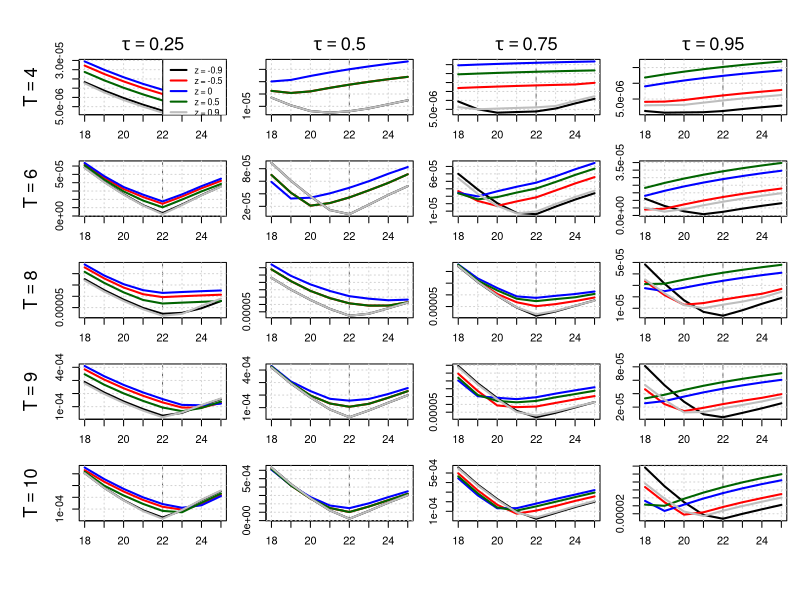

Recreate this plot in R.
# ---------------------------------------------------------------------------
# Figure 2 — Quantile-Based Peak Estimation with Shifted Laplace Noise
# Author: Said Maanan | Date: 2025-06-19
# ---------------------------------------------------------------------------

# ----------------- Distribution & Noise Utilities --------------------------
rlaplace <- function(n, location = 0, scale = 1) {
  u <- runif(n, -0.5, 0.5)
  location - scale * sign(u) * log(1 - 2 * abs(u))
}

qlaplace <- function(tau, scale = 1) {
  if (tau < 0.5) scale * log(2 * tau) else -scale * log(2 * (1 - tau))
}

shifted_laplace <- function(n, tau, scale = 1) {
  rlaplace(n, scale = scale) - qlaplace(tau, scale)
}

# asy_laplace_variance <- function(tau, z) {
#   mu <- tau / (1 + z) - (1 - tau) / (1 - z)
#   ex2 <- 2 * tau / (1 + z)^2 + 2 * (1 - tau) / (1 - z)^2
#   ex2 - mu^2
# }

asy_laplace_variance <- function(tau, z) {
  mean_U <- (1 - tau) / (1 - z) - tau / (1 + z)
  ex2 <- (tau / (1 + z)^2) + ((1 - tau) / (1 - z)^2)
  ex2 - 0.25 * mean_U^2
}


# ----------------- Model Estimation Core --------------------------
quantile_loss <- function(u, tau) u * (tau - (u < 0))

med_weighted_tau <- function(I, l, s, tau) {
  T <- length(I)
  x <- I * exp(((1:T) - l)^2 / s^2)
  w <- exp(-((1:T) - l)^2 / s^2)
  o <- order(x)
  k <- min(which(cumsum(w[o]) >= tau * sum(w)))
  x[o][k]
}

compute_a <- function(I, l, s, tau) med_weighted_tau(I, l, s, tau)

objective_function <- function(I, a, l, s, tau) {
  t <- seq_along(I)
  fitted <- a * exp(-((t - l)^2) / s^2)
  mean(quantile_loss(I - fitted, tau))
}

search_best_s <- function(I, l, tau) {
  optimize(function(s) objective_function(I, compute_a(I, l, s, tau), l, s, tau),
           interval = c(1, 20), tol = 1e-4)$minimum
}

# ----------------- Simulation Wrapper --------------------------
simulate_shifted_laplace_objective <- function(T, A, L, S, tau, z, snr, seed = NULL) {
  if (!is.null(seed)) set.seed(seed)
  signal <- A * exp(-((1:T) - L)^2 / S^2)
  b <- sqrt((A / snr)^2 / asy_laplace_variance(tau, z))
  noise <- shifted_laplace(T, tau, scale = b)
  I <- signal + noise
  
  l_grid <- 18:25
  data.frame(
    l = l_grid,
    loss = sapply(l_grid, function(l) {
      s <- search_best_s(I, l, tau)
      a <- compute_a(I, l, s, tau)
      objective_function(I, a, l, s, tau)
    }),
    T = T, z = z
  )
}

# ----------------- Main Execution Loop --------------------------
A_true <- 1
L_true <- 22
S_true <- 10
snr <- 1000
seed <- 280
T_vals <- c(4, 6, 8, 9, 10)
z_vals <- c(-0.9, -0.5, 0, 0.5, 0.9)

results_all <- do.call(rbind, lapply(c(0.25, 0.5, 0.75, 0.95), function(tau_val) {
  do.call(rbind, lapply(z_vals, function(z) {
    do.call(rbind, lapply(T_vals, function(T) {
      simulate_shifted_laplace_objective(T, A_true, L_true, S_true, tau_val, z, snr, seed)
    })) -> res_z
    res_z$z <- z
    res_z$tau <- tau_val
    res_z
  }))
}))


# ----------------- Combined Plotting for All Tau and T --------------------------
plot_shifted_all_tau_T <- function(results_all, L_true) {
  Ts <- sort(unique(results_all$T))
  taus <- sort(unique(results_all$tau))
  z_vals <- sort(unique(results_all$z))
  colors <- c("black", "red", "blue", "darkgreen", "grey")
  nrow <- length(Ts)
  ncol <- length(taus)
  
  pdf(file = "figure2_shifted_laplace_all_tau_T.pdf", width = 2.5 * ncol, height = 2.5 * nrow)
  old_par <- par(mfrow = c(nrow, ncol), mar = c(2, 2, 1.5, 1), oma = c(4, 4, 3, 0))
  on.exit({ par(old_par); dev.off() })
  
  for (i in seq_along(Ts)) {
    for (j in seq_along(taus)) {
      T_val <- Ts[i]
      tau_val <- taus[j]
      df_sub <- subset(results_all, T == T_val & tau == tau_val)
      
      x_range <- range(df_sub$l)
      y_range <- range(df_sub$loss)
      
      plot(NA, xlim = x_range, ylim = y_range,
           xlab = "", ylab = "", main = "")
      abline(v = L_true, col = "gray40", lty = 2)
      grid()
      
      for (k in seq_along(z_vals)) {
        df_z <- subset(df_sub, z == z_vals[k])
        lines(df_z$l, df_z$loss, col = colors[k], lwd = 2)
      }
      
      if (j == 1) mtext(bquote(T == .(T_val)), side = 2, line = 3, cex = 1.1)
      if (i == 1) mtext(bquote(tau == .(tau_val)), side = 3, line = 0.5, cex = 1.1)
      
      if (i == 1 && j == 1) {
        legend("topright", legend = paste("z =", z_vals),
               col = colors, lwd = 2, cex = 0.8, bty = "o", bg = "white")
      }
      
    }
  }
}


plot_shifted_all_tau_T(results_all, L_true)
cat("Figure 2 saved to figure2_shifted_laplace_all_tau_T.png\n")
